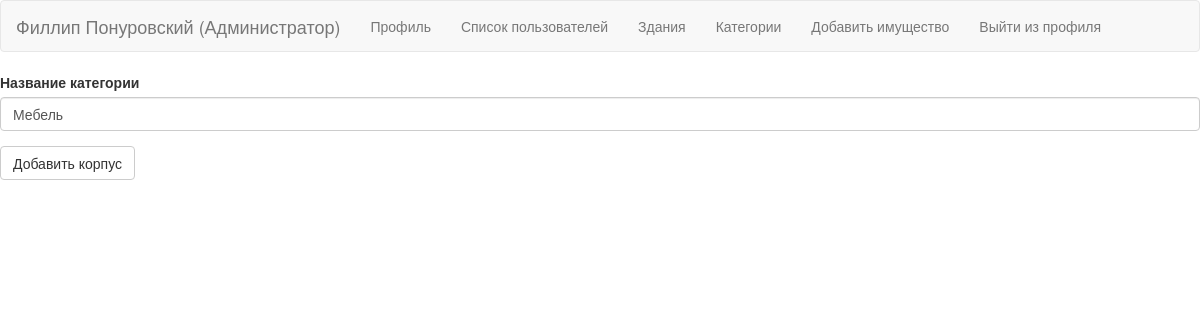
The app's page /edit_category/1 (signed in) with its own data.
### sweater/models.py (models this page shows)
class User(db.Model, UserMixin):
    __tablename__ = 'users'
    id = db.Column(db.Integer, primary_key=True)
    first_name = db.Column(db.String())
    last_name = db.Column(db.String())
    patronymic = db.Column(db.String())
    email = db.Column(db.String(), unique=True)
    role = db.Column(db.Boolean, default=False)
    password = db.Column(db.String())
    photo = db.Column(db.String())
    property = db.relationship("Property")

class Category(db.Model):
    __tablename__ = 'categorys'
    id = db.Column(db.Integer, primary_key=True)
    name = db.Column(db.String())
    property = db.relationship('Property')

### sweater/routes.py (the view, shortened to what this page needs)
@app.route('/edit_category/<int:category_id>', methods=['POST', 'GET'])
@login_required
def edit_category(category_id):
    access = db.session.get(User, current_user.get_id())
    if access.role:
        category = db.session.get(Category, category_id)
        form = AddCategoryForm(name=category.name)
        return render_template('create_category.html', form=form, notification=True, user=access)
    else:
        return redirect(url_for('index'))

### sweater/forms.py
class AddCategoryForm(FlaskForm):
    name = StringField('Название категории', [DataRequired(message='Форма не может быть пустой')])
    submit = SubmitField('Добавить корпус')

### sweater/models.py (called while the page is built)
@manager.user_loader
def load_user(user_id):
    return User.query.get(user_id)

### sweater/routes.py (called while the page is built, shortened)
@app.before_request
def create_bases():
    db.create_all()

@app.after_request
def redirect_to_signin(response):
    if response.status_code == 401:
        return redirect(url_for('login_page') + '?=next=' + request.url)
    return response

### sweater/templates/create_category.html (shortened to what this page needs)
{% extends 'base.html' %}
{% import 'bootstrap/wtf.html' as wtf %}
{% block content %}
{{ wtf.quick_form(form)}}
{% endblock %}

### sweater/templates/base.html (shortened to what this page needs)
{% extends 'bootstrap/base.html' %}
{% block navbar %}
        {%if user%}
            {% if user.role %}
              <nav class="navbar navbar-default">
                  <div class="container-fluid">
                      <a class="navbar-brand" href="{{url_for('index')}}">{{user.first_name}} {{user.last_name}} (Администратор)</a>
                    <div class="collapse navbar-collapse" id="navbar-main">
                      <ul class="nav navbar-nav">
                          <li><a href="{{url_for('profile')}}">Профиль</a></li>
                          <li><a href="{{url_for('users')}}">Список пользователей</a></li>
                          <li><a href="{{url_for('buildings')}}">Здания</a></li>
                          <li><a href="{{url_for('categorys')}}">Категории</a></li>
                           <li><a href="{{url_for('create_property')}}">Добавить имущество</a></li>
                          <li><a href="{{url_for('logout')}}">Выйти из профиля</a></li>
                      </ul>
                    </div>
                  </div>
                </nav>
            {%endif%}
        {%endif%}
{%endblock%}

### records on screen
User: first_name "Филлип", last_name "Понуровский"
Category: name "Мебель"
